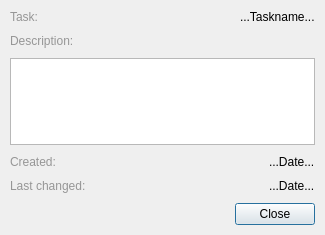
<?xml version="1.0" encoding="UTF-8"?>
<ui version="4.0">
 <class>InfoTaskDialog</class>
 <widget class="QDialog" name="InfoTaskDialog">
  <property name="geometry">
   <rect>
    <x>0</x>
    <y>0</y>
    <width>325</width>
    <height>235</height>
   </rect>
  </property>
  <property name="windowTitle">
   <string>Task Info</string>
  </property>
  <property name="windowIcon">
   <iconset resource="../resources.qrc">
    <normaloff>:/icons/icons/swift-notes.svg</normaloff>:/icons/icons/swift-notes.svg</iconset>
  </property>
  <layout class="QVBoxLayout" name="verticalLayout">
   <property name="spacing">
    <number>10</number>
   </property>
   <property name="leftMargin">
    <number>10</number>
   </property>
   <property name="topMargin">
    <number>10</number>
   </property>
   <property name="rightMargin">
    <number>10</number>
   </property>
   <property name="bottomMargin">
    <number>10</number>
   </property>
   <item>
    <layout class="QHBoxLayout" name="horizontalLayout_8" stretch="0,1">
     <item>
      <widget class="QLabel" name="label">
       <property name="styleSheet">
        <string notr="true">color: rgb(150, 150, 150);</string>
       </property>
       <property name="text">
        <string>Task:</string>
       </property>
      </widget>
     </item>
     <item alignment="Qt::AlignRight">
      <widget class="QLabel" name="label_Name">
       <property name="text">
        <string>...Taskname...</string>
       </property>
      </widget>
     </item>
    </layout>
   </item>
   <item>
    <widget class="QLabel" name="label_3">
     <property name="styleSheet">
      <string notr="true">color: rgb(150, 150, 150);</string>
     </property>
     <property name="text">
      <string>Description:</string>
     </property>
    </widget>
   </item>
   <item>
    <widget class="QPlainTextEdit" name="plainTextEditDescription">
     <property name="plainText">
      <string/>
     </property>
     <property name="textInteractionFlags">
      <set>Qt::TextSelectableByMouse</set>
     </property>
     <property name="placeholderText">
      <string/>
     </property>
    </widget>
   </item>
   <item>
    <layout class="QHBoxLayout" name="horizontalLayout" stretch="0,1">
     <item>
      <widget class="QLabel" name="label_4">
       <property name="styleSheet">
        <string notr="true">color: rgb(150, 150, 150);</string>
       </property>
       <property name="text">
        <string>Created:</string>
       </property>
      </widget>
     </item>
     <item alignment="Qt::AlignRight">
      <widget class="QLabel" name="label_DateCreated">
       <property name="text">
        <string>...Date...</string>
       </property>
      </widget>
     </item>
    </layout>
   </item>
   <item>
    <layout class="QHBoxLayout" name="horizontalLayout_2" stretch="0,1">
     <item>
      <widget class="QLabel" name="label_5">
       <property name="styleSheet">
        <string notr="true">color: rgb(150, 150, 150);</string>
       </property>
       <property name="text">
        <string>Last changed:</string>
       </property>
      </widget>
     </item>
     <item alignment="Qt::AlignRight">
      <widget class="QLabel" name="label_DateChanged">
       <property name="text">
        <string>...Date...</string>
       </property>
      </widget>
     </item>
    </layout>
   </item>
   <item>
    <widget class="QDialogButtonBox" name="buttonBoxCloseInfoTask">
     <property name="orientation">
      <enum>Qt::Horizontal</enum>
     </property>
     <property name="standardButtons">
      <set>QDialogButtonBox::Close</set>
     </property>
    </widget>
   </item>
  </layout>
 </widget>
 <resources>
  <include location="../resources.qrc"/>
 </resources>
 <connections>
  <connection>
   <sender>buttonBoxCloseInfoTask</sender>
   <signal>accepted()</signal>
   <receiver>InfoTaskDialog</receiver>
   <slot>accept()</slot>
   <hints>
    <hint type="sourcelabel">
     <x>248</x>
     <y>254</y>
    </hint>
    <hint type="destinationlabel">
     <x>157</x>
     <y>274</y>
    </hint>
   </hints>
  </connection>
  <connection>
   <sender>buttonBoxCloseInfoTask</sender>
   <signal>rejected()</signal>
   <receiver>InfoTaskDialog</receiver>
   <slot>reject()</slot>
   <hints>
    <hint type="sourcelabel">
     <x>316</x>
     <y>260</y>
    </hint>
    <hint type="destinationlabel">
     <x>286</x>
     <y>274</y>
    </hint>
   </hints>
  </connection>
 </connections>
</ui>
